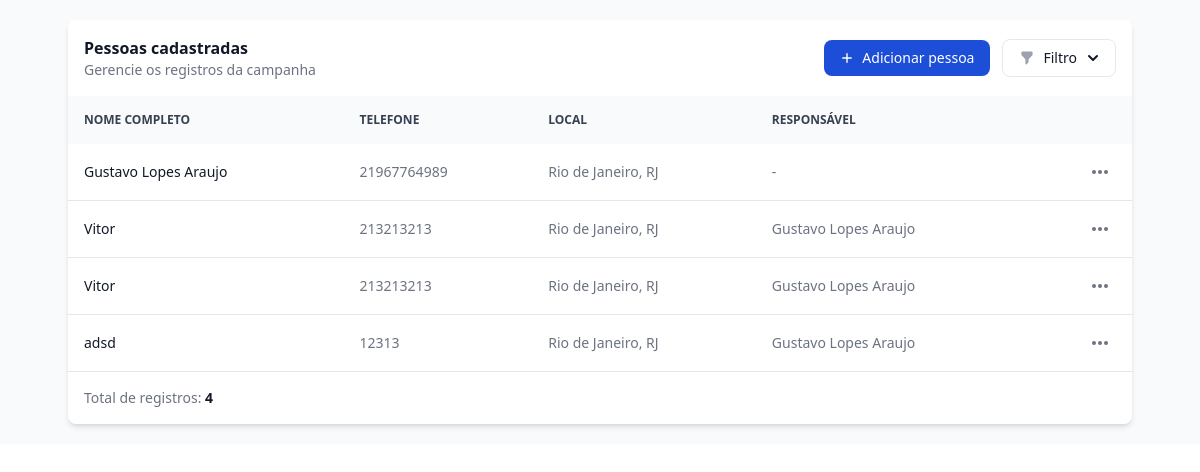
The page /people/ on the database as committed earlier.
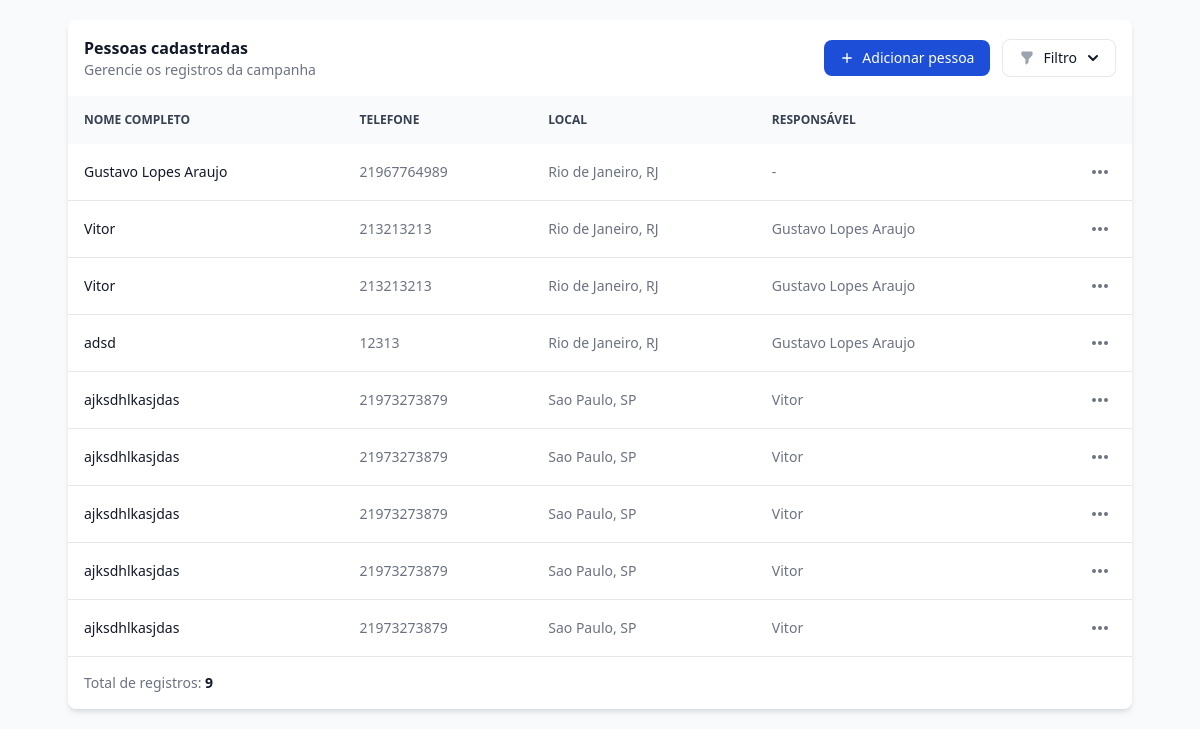
The same page on the database as committed later.
### people/models.py (models this page shows, shortened)
class Person(models.Model):
    full_name = models.CharField(max_length=150)
    phone = models.CharField(max_length=20, blank=True)
    local = models.CharField(max_length=150)
    parent = models.ForeignKey(
        "self", on_delete=models.SET_NULL, null=True, blank=True, related_name="children"
    )

### people/views.py (the view)
# urls.py: path("", person_list, name="person_list"),
def person_list(request):
    people = Person.objects.all()
    return render(request, "people/person_list.html", {"people": people})

### people/templates/people/person_list.html (shortened to what this page needs)
{% load static %}
<!DOCTYPE html>
<html lang="pt-BR">
<head>
    <link rel="stylesheet" href="{% static 'css/output.css' %}">
</head>
<body>
<section class="bg-gray-50 p-3 sm:p-5 antialiased min-h-screen">
    <div class="mx-auto max-w-screen-xl px-4 lg:px-12">
        <div class="bg-white relative shadow-md sm:rounded-lg overflow-hidden">
            <div class="flex flex-col md:flex-row items-center justify-between space-y-3 md:space-y-0 md:space-x-4 p-4">
                <div>
                    <h1 class="text-xl font-semibold text-gray-900">Pessoas cadastradas</h1>
                    <p class="text-sm text-gray-500">Gerencie os registros da campanha</p>
                </div>
                <div class="w-full md:w-auto flex flex-col md:flex-row space-y-2 md:space-y-0 items-stretch md:items-center justify-end md:space-x-3 flex-shrink-0">
                    <a href="{% url 'person_create' %}" class="flex items-center justify-center text-white bg-primary-700 hover:bg-primary-800 focus:ring-4 focus:ring-primary-300 font-medium rounded-lg text-sm px-4 py-2 focus:outline-none">
                        <svg class="h-3.5 w-3.5 mr-2" fill="currentColor" viewBox="0 0 20 20" aria-hidden="true">
                            <path clip-rule="evenodd" fill-rule="evenodd" d="M10 3a1 1 0 011 1v5h5a1 1 0 110 2h-5v5a1 1 0 11-2 0v-5H4a1 1 0 110-2h5V4a1 1 0 011-1z"/>
                        </svg>
                        Adicionar pessoa
                    </a>
                    <button id="filterDropdownButton" data-dropdown-toggle="filterDropdown" class="w-full md:w-auto flex items-center justify-center py-2 px-4 text-sm font-medium text-gray-900 focus:outline-none bg-white rounded-lg border border-gray-200 hover:bg-gray-100 hover:text-primary-700 focus:z-10 focus:ring-4 focus:ring-gray-200" type="button">
                        Filtro
                        <svg class="-mr-1 ml-1.5 w-5 h-5" fill="currentColor" viewBox="0 0 20 20" aria-hidden="true">
                            <path clip-rule="evenodd" fill-rule="evenodd" d="M5.293 7.293a1 1 0 011.414 0L10 10.586l3.293-3.293a1 1 0 111.414 1.414l-4 4a1 1 0 01-1.414 0l-4-4a1 1 0 010-1.414z"/>
                        </svg>
                    </button>
                </div>
            </div>
            <div class="overflow-x-auto">
                <table class="w-full text-sm text-left text-gray-500">
                    <thead class="text-xs text-gray-700 uppercase bg-gray-50">
                        <tr>
                            <th scope="col" class="px-4 py-4">Nome completo</th>
                            <th scope="col" class="px-4 py-3">Telefone</th>
                            <th scope="col" class="px-4 py-3">Local</th>
                            <th scope="col" class="px-4 py-3">Responsável</th>
                            <th scope="col" class="px-4 py-3">
                            </th>
                        </tr>
                    </thead>
                    <tbody>
                        {% for person in people %}
                        <tr class="border-b">
                            <th scope="row" class="px-4 py-3 font-medium text-gray-900 whitespace-nowrap">
                                {{ person.full_name }}
                            </th>
                            <td class="px-4 py-3">{{ person.phone|default:"-" }}</td>
                            <td class="px-4 py-3">{{ person.local }}</td>
                            <td class="px-4 py-3">
                                {% if person.parent %}
                                    {{ person.parent.full_name }}
                                {% else %}
                                    -
                                {% endif %}
                            </td>
                            <td class="px-4 py-3 flex items-center justify-end">
                                <button id="person-{{ person.id }}-dropdown-button" data-dropdown-toggle="person-{{ person.id }}-dropdown" class="inline-flex items-center text-sm font-medium hover:bg-gray-100 p-1.5 text-center text-gray-500 hover:text-gray-800 rounded-lg focus:outline-none" type="button">
                                    <svg class="w-5 h-5" aria-hidden="true" fill="currentColor" viewBox="0 0 20 20">
                                        <path d="M6 10a2 2 0 11-4 0 2 2 0 014 0zM12 10a2 2 0 11-4 0 2 2 0 014 0zM16 12a2 2 0 100-4 2 2 0 000 4z"/>
                                    </svg>
                                </button>
                            </td>
                        </tr>
                        {% empty %}
                        <tr class="border-b">
                            <td colspan="5" class="px-4 py-8 text-center text-gray-500">
                                Nenhuma pessoa cadastrada ainda.
                            </td>
                        </tr>
                        {% endfor %}
                    </tbody>
                </table>
            </div>
            <nav class="flex flex-col md:flex-row justify-between items-start md:items-center space-y-3 md:space-y-0 p-4" aria-label="Table navigation">
                <span class="text-sm font-normal text-gray-500">
                    Total de registros:
                    <span class="font-semibold text-gray-900">{{ people|length }}</span>
                </span>
            </nav>
        </div>
    </div>
</section>
</body>
</html>

Rows that differ between the two databases and show on the page:
added Person: full_name "ajksdhlkasjdas", phone "21973273879", local "Sao Paulo, SP", parent.full_name "Vitor"
added Person: full_name "ajksdhlkasjdas", phone "21973273879", local "Sao Paulo, SP", parent.full_name "Vitor"
added Person: full_name "ajksdhlkasjdas", phone "21973273879", local "Sao Paulo, SP", parent.full_name "Vitor"
added Person: full_name "ajksdhlkasjdas", phone "21973273879", local "Sao Paulo, SP", parent.full_name "Vitor"
added Person: full_name "ajksdhlkasjdas", phone "21973273879", local "Sao Paulo, SP", parent.full_name "Vitor"
Other text that changed with them:
{{ people|length }}: "4" → "9"
